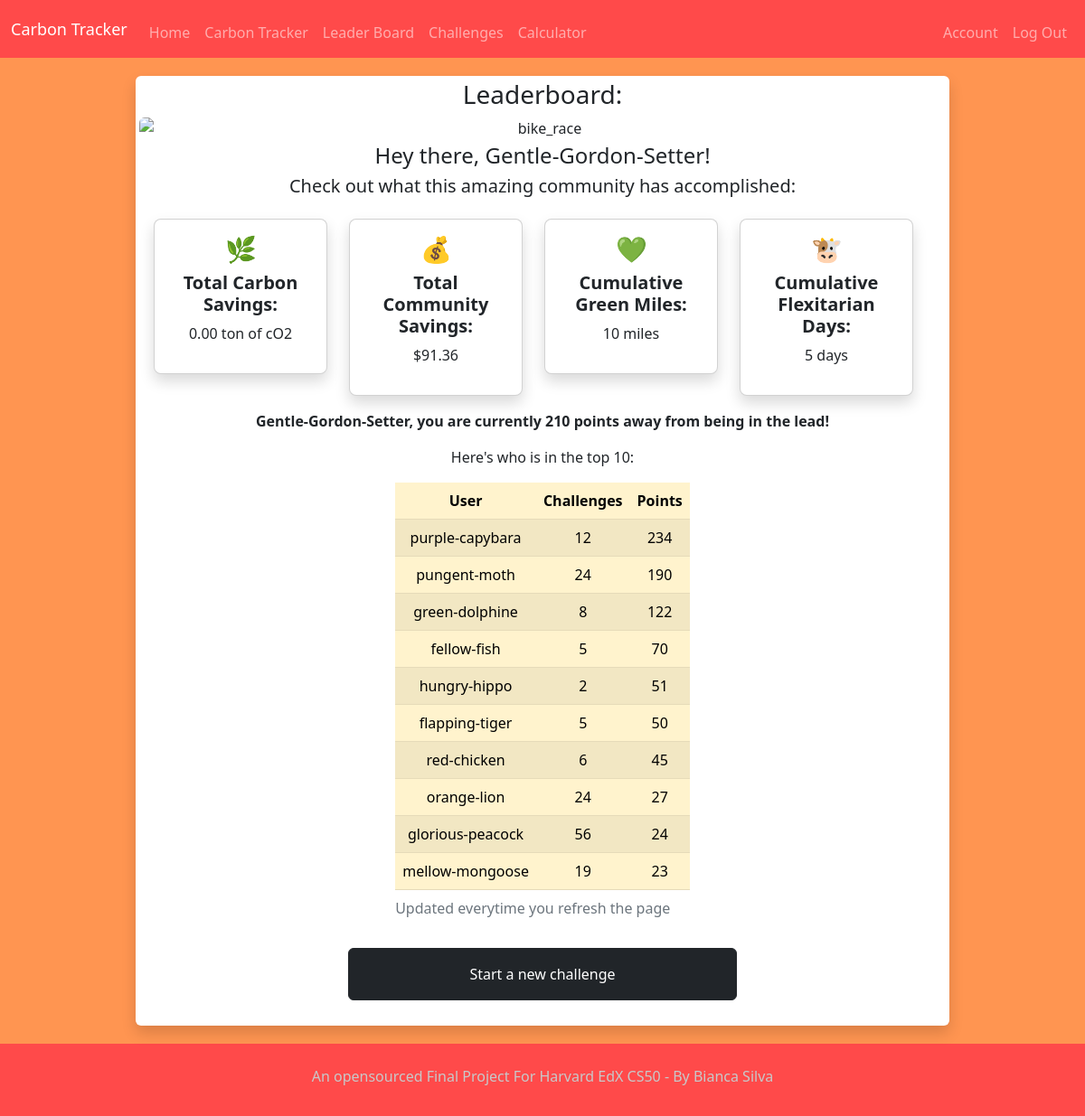
Screenshot of /leaderboard (signed in) with the database file from the repository.
### tables this page shows
CREATE TABLE users (id INTEGER PRIMARY KEY AUTOINCREMENT NOT NULL, name TEXT NOT NULL, email TEXT NOT NULL, leaderboardname TEXT NOT NULL, hash TEXT NOT NULL, datejoined DATETIME DEFAULT CURRENT_TIMESTAMP);

CREATE TABLE leaderboard (id INTEGER PRIMARY KEY AUTOINCREMENT NOT NULL, user_id INTEGER NOT NULL, leaderboardname TEXT NOT NULL, challenges NUMERIC, green_miles NUMERIC, carbon_saved NUMERIC, plastic_saved NUMERIC, total_points NUMERIC);

### app.py (the view)
@app.route("/leaderboard", methods=["GET", "POST"])
@login_required
def leaderboard():
  if request.method == "POST":
    print("Hey, it's post time")
    return redirect("/leaderboard")
  else:
    print("Hey, it's GET time, get it?")
    check_name = db.execute("SELECT leaderboardname FROM users WHERE id=?", session.get("user_id"))
    for item in check_name:
      leaderboardname = item['leaderboardname']
    carbon_savings_total = db.execute("SELECT SUM(carbon_savings) FROM trackers")
    print("Total carbon saved so far", carbon_savings_total)
    for item in carbon_savings_total:
      total_carbon_saved = item['SUM(carbon_savings)']
    total_carbon_saved = (co2(float(total_carbon_saved))).replace("per year", "")
    print("Total carbon saved from db: ", total_carbon_saved)
    money_savings_total = db.execute("SELECT SUM(saved_money) FROM trackers")
    for item in money_savings_total:
      total_money_saved = item['SUM(saved_money)']
    total_money_saved = str(total_money_saved)
    total_money_saved = "$" + total_money_saved
    plastic_saved = db.execute("SELECT SUM(saved_plastic) FROM trackers")
    print("Plastic saved: ", plastic_saved)
    for item in plastic_saved:
      total_plastic_saved = item['SUM(saved_plastic)']
    print("Plastic saved in db: ", total_plastic_saved)
    water_saved = db.execute("SELECT SUM(saved_water) FROM trackers")
    print("Water saved: ", water_saved)
    for item in water_saved:
      total_water_saved = item['SUM(saved_water)']
    print("Total community water savings: ", total_water_saved)
    miles_walked_biked = db.execute("SELECT SUM(miles_walk_bike) FROM trackers")
    print("Miles walked or biked: ", miles_walked_biked)
    for item in miles_walked_biked:
      total_miles = item['SUM(miles_walk_bike)']
    total_miles = str(total_miles)
    total_miles = total_miles + " miles"
    flexitarian_db = db.execute("SELECT SUM(less_beef), SUM(less_chicken), SUM(less_pork) FROM trackers")
    for item in flexitarian_db:
      beef_flex = item["SUM(less_beef)"]
      chicken_flex = item['SUM(less_chicken)']
      pork_flex = item['SUM(less_pork)']
    total_flex = int(beef_flex) + int(chicken_flex) + int(pork_flex)
    total_flex = str(total_flex)
    total_flex = total_flex + " days"
    print("FLEXITARIAN: ", total_flex)
    leaders = db.execute("SELECT leaderboardname, challenges, total_points FROM leaderboard ORDER BY total_points DESC LIMIT 10")
    print("LEADERS: ", leaders)
    for leader in leaders:
      leadingname = leader['leaderboardname']
      challenges = leader['challenges']
      totalpoints = leader['total_points']
    find_leader = db.execute("SELECT leaderboardname, total_points FROM leaderboard ORDER BY total_points DESC LIMIT 1")
    print("AND THE LEADER IS: ", find_leader)
    max_points = 0
    for points in find_leader:
      max_points = points['total_points']
    print("FIND CURRENT POSITION: ", max_points)
    you = db.execute("SELECT leaderboardname, total_points FROM leaderboard WHERE user_id=?", session.get("user_id"))
    temp_test = db.execute("SELECT leaderboardname, total_points FROM leaderboard WHERE user_id=8")
    your_points = 0
    for points in temp_test:
      your_points = points['total_points']
    points_to_top = str(max_points - your_points)
    print("You are? " + points_to_top + "Away from the top")
    return render_template("/leaderboard.html", pointstotop= points_to_top, leaders=leaders, leadingname=leadingname, challenges=challenges, totalpoints=totalpoints, flexitarian=total_flex, greenmiles=total_miles, dollarsavings=total_money_saved, carbonsavings=total_carbon_saved, leaderboardname=leaderboardname)

### app.py (called while the page is built)
@app.after_request
def after_request(response):
  response.headers["Cache-control"] = "no-cache, no-store, must-revalidate"
  response.headers["Expires"] = 0
  response.headers["Pragma"] = "no-cache"
  return response

### helpers.py (called while the page is built)
def login_required(f):
    @wraps(f)
    def decorated_function(*args, **kwargs):
      if session.get("user_id") is None:
        return redirect("/login")
      return f(*args, **kwargs)
    return decorated_function

def co2(value):
  tons = value / 1000
  if tons > 1:
    return f"{tons:,.2f} tons of cO2 per year"
  else:
    return f"{tons:,.2f} ton of cO2 per year"

### templates/leaderboard.html (shortened to what this page needs)
{% extends "layout.html" %}
{% block main %}
<form action="/leaderboard" method="get">
  <div class="card body rounded-2 shadow p-1 border-0 m-1 justify-content-center mx-auto w-75">
 <h3>Leaderboard:</h3>
 <img class="img-fluid rounded-2 mb-1" src="/static/bike_race.jpg" mx-auto w-auto alt="bike_race"/>
    <h4>Hey there, {{leaderboardname}}!</h4>
    <h5>Check out what this amazing community has accomplished:</h5>
    <div class="card-body">
<div class="row">
  <div class="col-auto mb-2">
    <div class="d-flex">
      <div class="card shadow rounded-3" style="width: 12rem;">
        <div class="card-body">
          <h3>🌿</h3>
            <h5 class="card-title"><b>Total Carbon Savings:</b></h5>
            <p>{{carbonsavings}}</p>
        </div>
      </div>
    </div>
  </div>
  <div class="col-auto mb-2">
    <div class="d-flex">
      <div class="card shadow rounded-3" style="width: 12rem;">
        <div class="card-body">
          <h3>💰</h3>
            <h5 class="card-title"><b>Total Community Savings:</b></h5>
            <p>{{dollarsavings}}</p>
        </div>
      </div>
    </div>
  </div>
  <div class="col-auto mb-2">
    <div class="d-flex">
      <div class="card shadow rounded-3" style="width: 12rem;">
        <div class="card-body">
          <h3>💚</h3>
            <h5 class="card-title"><b>Cumulative Green Miles:</b></h5>
            <p>{{greenmiles}}</p>
        </div>
      </div>
    </div>
  </div>
  <div class="col-auto mb-2">
    <div class="d-flex">
      <div class="card shadow rounded-3" style="width: 12rem;">
        <div class="card-body">
          <h3>🐮</h3>
            <h5 class="card-title"><b>Cumulative Flexitarian Days:</b></h5>
            <p>{{flexitarian}}</p>
        </div>
      </div>
    </div>
  </div>
      <p class="mt-2"><b>{{leaderboardname}}, you are currently {{pointstotop}} points away from being in the lead!</b></p>
      <p>Here's who is in the top 10:</p>
      <table class="table table-striped table-warning table-hover table-responsive mx-auto w-auto">
        <caption>Updated everytime you refresh the page</caption>
      <thead>
        <tr>
          <th scope="col">User</th>
          <th scope="col">Challenges</th>
          <th scope="col">Points</th>
        </tr>
      </thead>
      <tbody>
        {% for leader in leaders %}
        <tr>
          {% for key, values in leader.items() %}
          <td>{{values}}</td>
          {% endfor %}
        </tr>
        {% endfor%}
      </tbody>
      </table>
    </form>
      <form action="/challenges" method="post">
        <button class="btn btn-dark m-2 p-3 col-6">Start a new challenge</button>
      </form>
{% endblock %}

### templates/layout.html (shortened to what this page needs)
<!DOCTYPE html>
<html lang="en">
<head>
</head>
    <link href="https://cdn.jsdelivr.net/npm/bootstrap@5.2.1/dist/css/bootstrap.min.css" rel="stylesheet">
   <link href="/static/styles.css" rel="stylesheet">
</head>
<body>
  <nav class="bg-dark border navbar navbar-expand-md navbar-dark border-0">
    <div class="container-fluid">
        <a class="navbar-brand" href="/">Carbon Tracker</a>
        <div class="collapse navbar-collapse" id="navbar">
            {% if session["user_id"] %}
                <ul class="navbar-nav me-auto mt-2">
                    <li class="nav-item"><a class="nav-link" href="/homeuser">Home</a></li>
                    <li class="nav-item"><a class="nav-link" href="/trackershopping">Carbon Tracker</a></li>
                    <li class="nav-item"><a class="nav-link" href="/leaderboard">Leader Board</a></li>
                    <li class="nav-item"><a class="nav-link" href="/challenges">Challenges</a></li>
                    <li class="nav-item"><a class="nav-link" href="/calculator">Calculator</a></li>
                </ul>
                <ul class="navbar-nav ms-auto mt-2">
                  <li class="nav-item"><a class="nav-link" href="/account">Account</a></li>
                    <li class="nav-item"><a class="nav-link" href="/logout">Log Out</a></li>
                </ul>
            {% endif %}
        </div>
    </div>
</nav>
<main class="container-fluid py-3 ps-0 pe-0 text-center orange">
    {% block main %}{% endblock %}
</main>
<footer class="bg-dark border navbar-dark navbar-fixed-bottom p-3 border-0">
    <p class="text-center mt-2" id="credit">An opensourced Final Project For Harvard EdX CS50 - By Bianca Silva</p>
</footer>
</body>
</html>
</body>
</html>

### static/styles.css (style rules this page uses)
a { color: #212529; }
body { background-color: #FF9551; }
nav .navbar-brand { font-size: large; }
.orange { background-color: #FF9551; }
#credit { color: #C8C8C9; }
.navbar-dark { background-color: #FF4A4A !important; }

### rows the page displays
users: leaderboardname "Gentle-Gordon-Setter"
leaderboard: leaderboardname "purple-capybara", leader "12" "234"
leaderboard: leaderboardname "pungent-moth", leader "24" "190"
leaderboard: leaderboardname "green-dolphine", leader "8" "122"
leaderboard: leaderboardname "fellow-fish", leader "5" "70"
leaderboard: leaderboardname "hungry-hippo", leader "2" "51"
leaderboard: leaderboardname "flapping-tiger", leader "5" "50"
leaderboard: leaderboardname "red-chicken", leader "6" "45"
leaderboard: leaderboardname "orange-lion", leader "24" "27"
leaderboard: leaderboardname "glorious-peacock", leader "56" "24"
leaderboard: leaderboardname "mellow-mongoose", leader "19" "23"

### other values shown
{{ carbonsavings }} "0.00 ton of cO2"
{{ dollarsavings }} "$91.36"
{{ greenmiles }} "10 miles"
{{ flexitarian }} "5 days"
{{ pointstotop }} "210"
